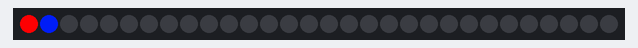
This sketch was run on a simulated Arduino Uno, built with avr-gcc and run on an emulated ATmega328P. Parts: 30 RGB LEDs in strip order, left to right.

Above: at 0.15 s.
At 0.75 s:
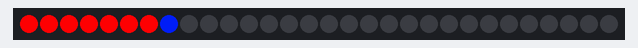
At 1.35 s:
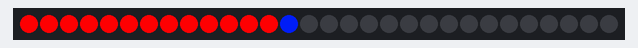
At 1.95 s:
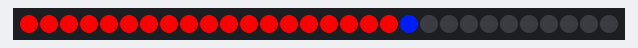
At 2.65 s:
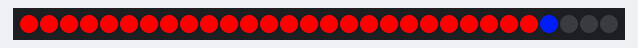
At 39.95 s:
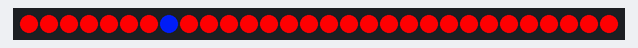

The sketch:

SecondExample.ino
```cpp
#include <FastLED.h>

#define Num_Strip1 30

CRGB Strip1[Num_Strip1];

int Num = 0;
int Run = 0;
int ProgramDelay = 100;

unsigned long DelayTime = 0;

void setup()  {
  FastLED.addLeds<NEOPIXEL,6>(Strip1, Num_Strip1);
}

void loop() {
  if(Run == 0 && millis() - DelayTime >= ProgramDelay)  {
    DelayTime = millis();
    Strip1[Num] = CHSV(255, 255, 255);
    Num++;
    Strip1[Num] = CHSV(155, 255, 255);
    if(Num >= Num_Strip1 - 1) {
      Run = 1;
    }
    FastLED.show();
  }

  if(Run == 1 && millis() - DelayTime >= ProgramDelay)  {
    DelayTime = millis();
    Strip1[Num] = CHSV(255, 255, 255);
    Num--;
    Strip1[Num] = CHSV(155, 255, 255);
    if(Num <= 0)  {
      Run = 0;
    }
    FastLED.show();
  }
}
```
